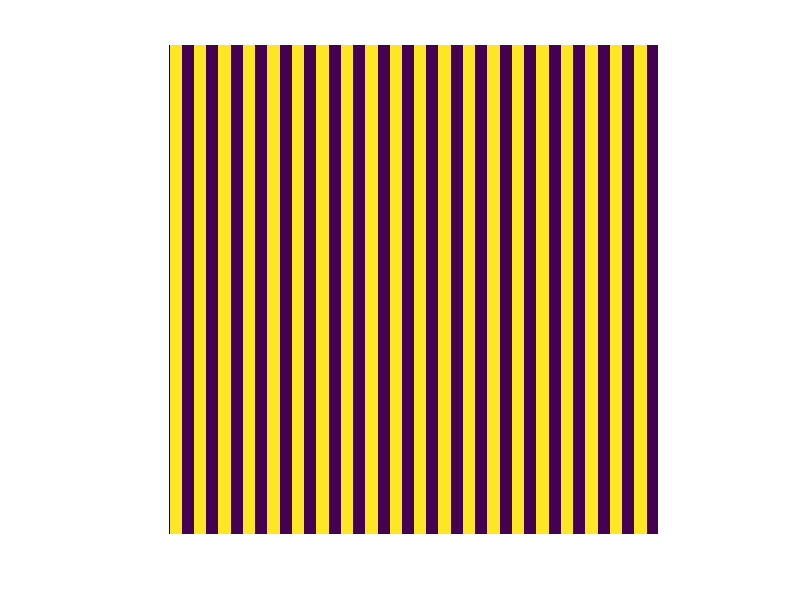
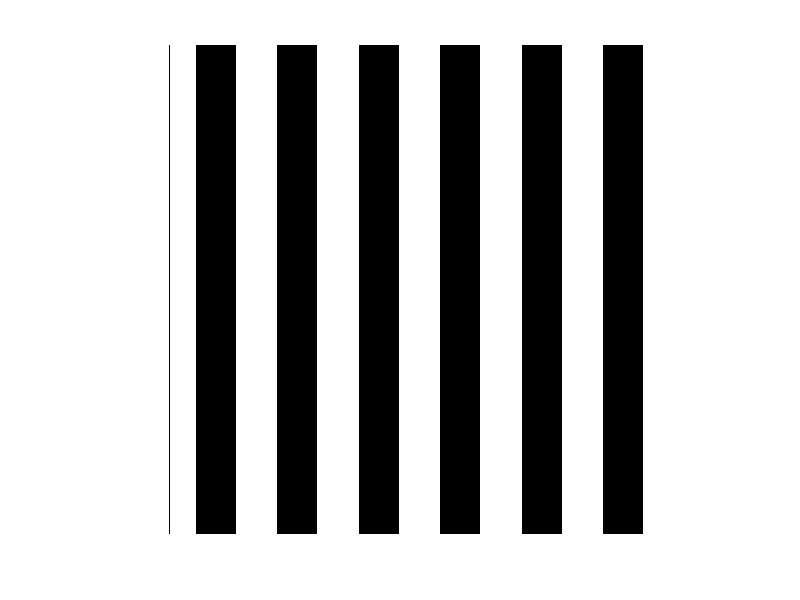
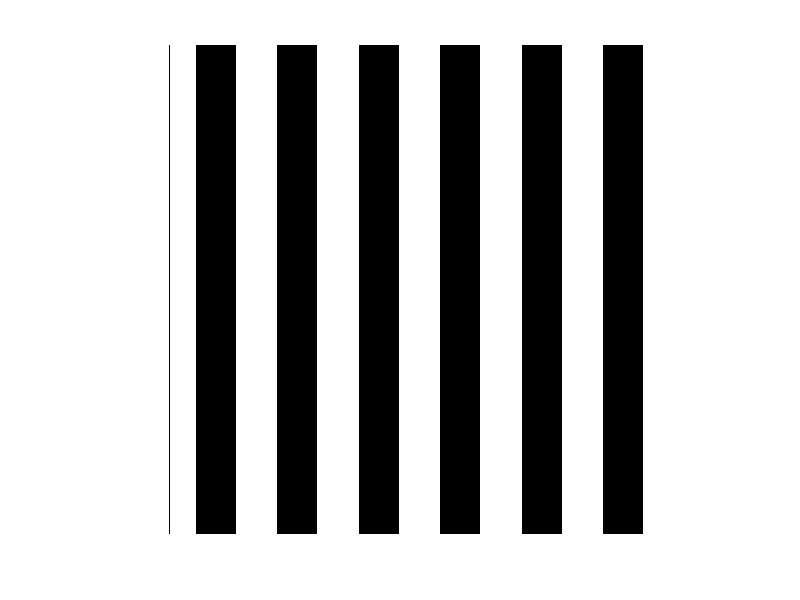
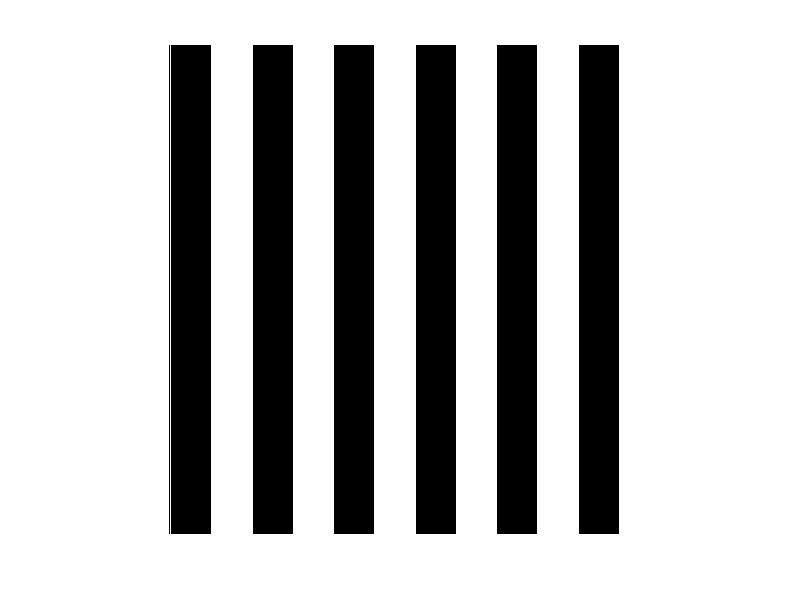

Write MATLAB code to recreate these figures, in order.
npixels = 2000;
windowSize = 600;
barWidth = 50;
centerDiameter = 200;

template = zeros([windowSize,npixels]);
barStart = 1:barWidth*2:npixels;

for i = 1:length(barStart)
    template(:, barStart(i):barStart(i)+barWidth) = 1;
end



windowStart = npixels/2-windowSize/2;
windowEnd =  npixels/2+windowSize/2;

[x,y] = meshgrid(1:npixels, 1:windowSize);
x = x - npixels/2;
y = y - windowSize/2;
dist = sqrt( x.^2 + y.^2 );
isCircle = dist < centerDiameter/2;

figure(1)
imagesc(template)
pbaspect([1 1 1])
axis off

%%%%%%%%%%%%%%%%%%%%%% Object motion %%%%%%%%%%%%%%%%%%%%%%%%%%%%%%%%
%% object motion - object shift slightly right
objectShift = -30;
backgroundShift = 0;
background = template(:, windowStart+backgroundShift:windowEnd+backgroundShift-1);
centerGratings = template(:, windowStart+objectShift:windowEnd+objectShift-1);
centerPosition = isCircle(:, windowStart+objectShift:windowEnd+objectShift-1);
finalImg = background;
finalImg(centerPosition) = centerGratings(centerPosition);

figure(2)
%subplot(2,2,1)
clf
imagesc(finalImg)
pbaspect([1 1 1])
axis off
colormap gray
I0 = getframe;
imwrite(I0.cdata,'oms1.png')

%% object motion - object shift left
objectShift = 170;
backgroundShift = 20;
background = template(:, windowStart+backgroundShift:windowEnd+backgroundShift-1);
centerGratings = template(:, windowStart+objectShift:windowEnd+objectShift-1);
centerPosition = isCircle(:, windowStart+objectShift:windowEnd+objectShift-1);
finalImg = background;
finalImg(centerPosition) = centerGratings(centerPosition);

figure(2)
%subplot(2,2,3)
clf
imagesc(finalImg)
pbaspect([1 1 1])
axis off
colormap gray
I0 = getframe;
imwrite(I0.cdata,'oms2.png')

%% object motion (global)
backgroundShift = 0;
background = template(:, windowStart+backgroundShift:windowEnd+backgroundShift-1);

figure(2)
%subplot(2,2,2)
clf
imagesc(background)
pbaspect([1 1 1])
axis off
colormap gray
I0 = getframe;
imwrite(I0.cdata,'global1.png')

%% object motion (global)
backgroundShift = 20;
background = template(:, windowStart+backgroundShift:windowEnd+backgroundShift-1);

figure(2)
%subplot(2,2,4)
clf
imagesc(background)
pbaspect([1 1 1])
axis off
colormap gray
I0 = getframe;
imwrite(I0.cdata,'global2.png')

%%%%%%%%%%%%%%%%%%%%%% Differential motion %%%%%%%%%%%%%%%%%%%%%%%%%%%%%%%%
%% grating shift slightly right
objectShift = -30;
backgroundShift = 0;
background = template(:, windowStart+backgroundShift:windowEnd+backgroundShift-1);
centerGratings = template(:, windowStart+objectShift:windowEnd+objectShift-1);
centerPosition = isCircle(:, windowStart:windowEnd-1);
finalImg = background;
finalImg(centerPosition) = centerGratings(centerPosition);

figure(3)
%subplot(2,2,1)
clf
imagesc(finalImg)
pbaspect([1 1 1])
axis off
colormap gray
I0 = getframe;
imwrite(I0.cdata,'differential1.png')

%% object motion - object shift left
objectShift = 40;
backgroundShift = 20;
background = template(:, windowStart+backgroundShift:windowEnd+backgroundShift-1);
centerGratings = template(:, windowStart+objectShift:windowEnd+objectShift-1);
centerPosition = isCircle(:, windowStart:windowEnd-1);
finalImg = background;
finalImg(centerPosition) = centerGratings(centerPosition);

figure(3)
%subplot(2,2,3)
clf
imagesc(finalImg)

pbaspect([1 1 1])
axis off
colormap gray
I0 = getframe;
imwrite(I0.cdata,'differential2.png')


%% object motion (global)
backgroundShift = 0;
background = template(:, windowStart+backgroundShift:windowEnd+backgroundShift-1);

figure(3)
%subplot(2,2,2)
clf
imagesc(background)
pbaspect([1 1 1])
axis off
colormap gray
I0 = getframe;
imwrite(I0.cdata,'global1.png')

%% object motion (global)
backgroundShift = 20;
background = template(:, windowStart+backgroundShift:windowEnd+backgroundShift-1);

figure(3)
%subplot(2,2,4)
clf
imagesc(background)
pbaspect([1 1 1])
axis off
colormap gray
I0 = getframe;
imwrite(I0.cdata,'global2.png')


%%%%%%%%%%%%%%%%%%%%%%  reversing contrast %%%%%%%%%%%%%%%%%%%%%%%%%%%%%%%%
%% center on 
objectShift = barWidth;
backgroundShift = 0;
background = template(:, windowStart+backgroundShift:windowEnd+backgroundShift-1);
centerGratings = template(:, windowStart+objectShift:windowEnd+objectShift-1);
centerPosition = isCircle(:, windowStart:windowEnd-1);
finalImg = background;
finalImg(centerPosition) = centerGratings(centerPosition);

figure(4)
%subplot(2,2,1)
clf
imagesc(finalImg)
pbaspect([1 1 1])
axis off
colormap gray
I0 = getframe;
imwrite(I0.cdata,'center1.png')

%% center off
backgroundShift = 0;
background = template(:, windowStart+backgroundShift:windowEnd+backgroundShift-1);

figure(4)
%subplot(2,2,3)
clf
imagesc(background)
pbaspect([1 1 1])
axis off
colormap gray
I0 = getframe;
imwrite(I0.cdata,'center2.png')

%% center off
backgroundShift = 0;
background = template(:, windowStart+backgroundShift:windowEnd+backgroundShift-1);

figure(4)
%subplot(2,2,2)
clf
imagesc(background)
pbaspect([1 1 1])
axis off
colormap gray
I0 = getframe;
imwrite(I0.cdata,'global1.png')

%% everything invert
backgroundShift = barWidth;
background = template(:, windowStart+backgroundShift:windowEnd+backgroundShift-1);

figure(4)
%subplot(2,2,4)
clf
imagesc(background)
pbaspect([1 1 1])
axis off
colormap gray
I0 = getframe;
imwrite(I0.cdata,'global2.png')
%%
%%%%%%%%%%%%%%%%%%%%%%%% SMS small spot %%%%%%%%%%%%%%%%%%%%%%%%%%%%
spot = isCircle(:, windowStart:windowEnd-1);
background = zeros(size(spot));
figure(5)
axis off
colormap gray
pbaspect([1 1 1]) 

%% all black
clf
imagesc(background, [0,1])
axis off
colormap gray
pbaspect([1 1 1])
I0 = getframe;
imwrite(I0.cdata,'background.png')

%% all white
clf
imagesc(background+1, [0,1])

axis off
colormap gray
pbaspect([1 1 1])
I0 = getframe;
imwrite(I0.cdata,'white.png')

%% spot
clf
imagesc(spot, [0,1])

axis off
axis('off', 'image');
colormap gray
pbaspect([1 1 1])

I0 = getframe;
imwrite(I0.cdata,'spot.png')

